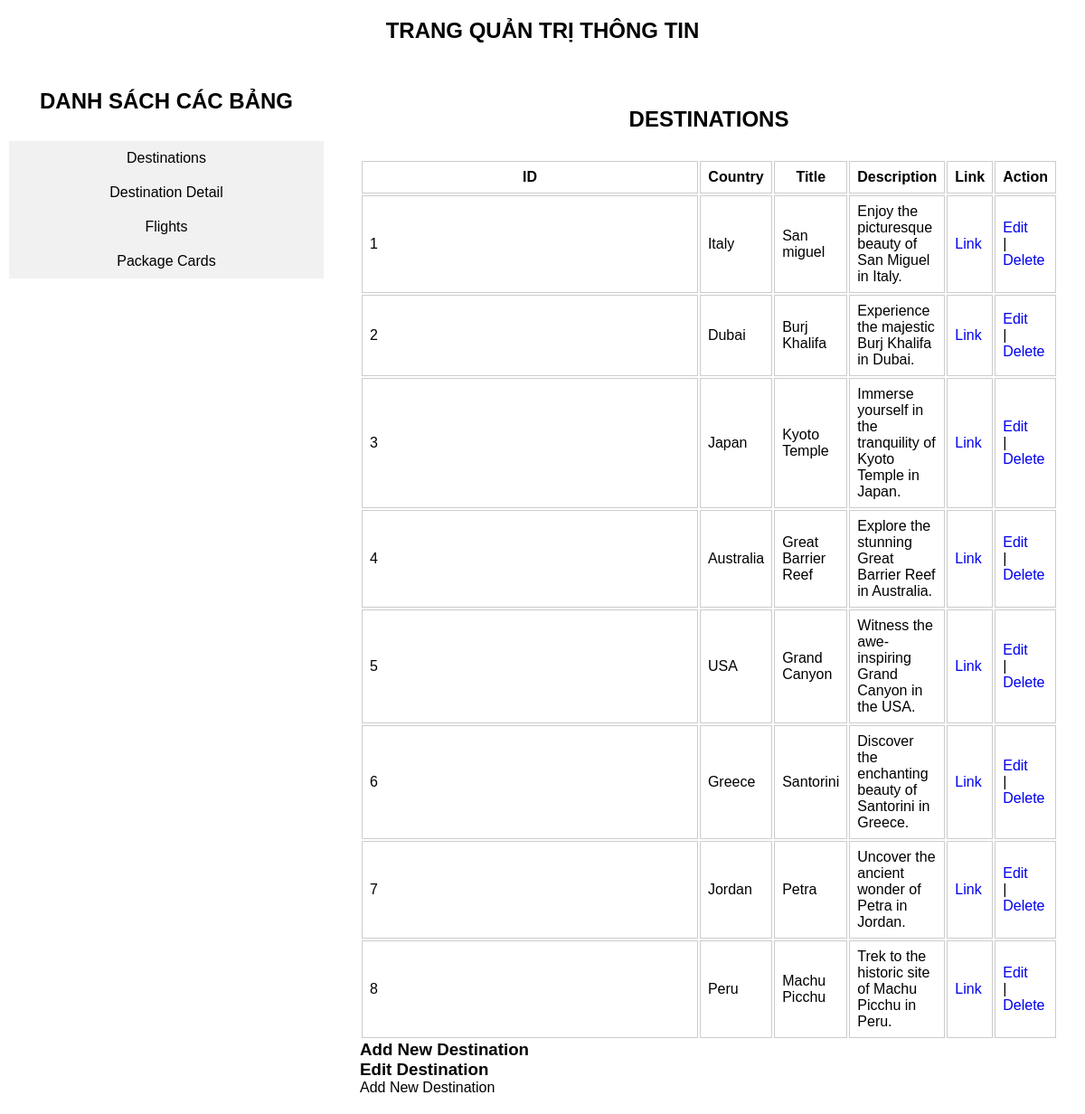
Screenshot of /tourly-master/admin.php with the database file from the repository.
### tables this page shows
CREATE TABLE `destinations` (
  `id` int(11) NOT NULL,
  `destination` varchar(255) NOT NULL,
  `country` varchar(255) NOT NULL,
  `title` varchar(255) NOT NULL,
  `description` text NOT NULL,
  `link` varchar(255) NOT NULL
);

### tourly-master/admin.php (the view, shortened to what this page needs)
<?php
$servername = "localhost";
$username = "root";
$password = "";
$dbname = "travelbooking";
$conn = new mysqli($servername, $username, $password, $dbname);
?>
<!DOCTYPE html>
<html lang="en">
<head>
    <link rel="stylesheet" href="./assets/css/style.css">
</head>
<body>
    <div class="admin_container">
        <h2>Trang quản trị thông tin</h2>
        <div class="tabs">
            <div class="sidebar_container">
                <h2>Danh sách các bảng</h2>
                <button class="tab-button" onclick="openTab(event, 'tab1')">Destinations</button>
                <button class="tab-button" onclick="openTab(event, 'tab2')">Destination Detail</button>
                <button class="tab-button" onclick="openTab(event, 'tab3')">Flights</button>
                <button class="tab-button" onclick="openTab(event, 'tab4')">Package Cards</button>
            </div>
            <div class="content_container">
                <div id="tab1" class="tab-content">
                    <h2>Destinations</h2>
                    <table>
                        <tr>
                            <th>ID</th>
                            <th>Country</th>
                            <th>Title</th>
                            <th>Description</th>
                            <th>Link</th>
                            <th>Action</th>
                        </tr>
                        <?php
                        $sql = "SELECT id, country, title, description, link FROM destinations";
                        $result = $conn->query($sql);
                        if ($result->num_rows > 0) {
                            while ($row = $result->fetch_assoc()) {
                                echo "<tr>";
                                echo "<td>" . $row["id"] . "</td>";
                                echo "<td>" . $row["country"] . "</td>";
                                echo "<td>" . $row["title"] . "</td>";
                                echo "<td>" . $row["description"] . "</td>";
                                echo "<td><a href='" . $row["link"] . "'>Link</a></td>";
                                echo "<td><a href='javascript:void(0)' onclick='editDestination(" . $row["id"] . ")'>Edit</a> | <a href='admin.php?action=delete_destination&destination_id=" . $row["id"] . "'>Delete</a></td>";
                                echo "</tr>";
                            }
                        } else {
                            echo "Không có dữ liệu trong bảng Destination.";
                        }
                        ?>
                    </table>
                    <h3>Add New Destination</h3>
                    <h3>Edit Destination</h3>
                    <button onclick="showAddForm()">Add New Destination</button>
                </div>
            </div>
        </div>
    </div>
</body>
</html>

### tourly-master/assets/css/style.css (style rules this page uses)
:root { --united-nations-blue: hsl(214, 56%, 58%); --bright-navy-blue: hsl(214, 57%, 51%); --spanish-gray: hsl(0, 0%, 60%); --black-coral: hsl(225, 8%, 42%); --oxford-blue: hsl(208, 97%, 12%); --yale-blue: hsl(214, 72%, 33%); --blue-ncs: hsl(197, 100%, 36%); --gunmetal: hsl(206, 34%, 20%); --gainsboro: hsl(0, 0%, 88%); --cultured: hsl(0, 0%, 98%); --white: hsl(0, 0%, 100%); --black: hsl(0, 0%, 0%); --onyx: hsl(0, 0%, 25%); --jet: hsl(0, 0%, 20%); --ff-poppins: "Poppins", sans-serif; --ff-montserrat: "Montserrat", sans-serif; --fs-1: calc(20px + 3.5vw); --fs-2: calc(18px + 1.6vw); --fs-3: calc(16px + 0.45vw); --fs-4: 15px; --fs-5: 14px; --fs-6: 13px; --fs-7: 12px; --fs-8: 11px; --fw-500: 500; --fw-600: 600; --fw-700: 700; --fw-800: 800; --transition: 0.25s ease-in-out; --section-padding: 60px; --radius-15: 15px; --radius-25: 25px; }
*, *::before, *::after { margin: 0; padding: 0; box-sizing: border-box; }
a { text-decoration: none; }
a, img, span, input, label, button, ion-icon { display: block; }
input, button { background: none; border: none; font: inherit; }
button { cursor: pointer; }
html { font-family: var(--ff-poppins); scroll-behavior: smooth; }
body { background: var(--white); }
@media (min-width: 768px) { :root { --fs-5: 15px; } }
.admin_container { max-width: 1180px; margin: auto; }
.admin_container h2 { padding-top: 20px; text-align: center; padding-bottom: 30px; text-transform: uppercase; }
.admin_container .tabs { width: 100%; }
.admin_container .tabs .sidebar_container { width: 30%; }
.admin_container .tabs .content_container { width: 70%; }
.tabs { display: flex; flex-direction: row; gap: 20px; }
.tab-button { width: 100%; background-color: #f1f1f1; border: none; padding: 10px 20px; cursor: pointer; }
.tab-content { display: none; padding: 20px; }
table { table-layout: fixed; }
table th, table td { width: 20%; padding: 8px; border: 1px solid #ccc; }
table th, table td img { width: 100%; }
@media (min-width: 1200px) { :root { --section-padding: 100px; } }

### rows the page displays
destinations: id "1", country "Italy", title "San miguel", description "Enjoy the picturesque beauty of San Miguel in Italy."
destinations: id "2", country "Dubai", title "Burj Khalifa", description "Experience the majestic Burj Khalifa in Dubai."
destinations: id "3", country "Japan", title "Kyoto Temple", description "Immerse yourself in the tranquility of Kyoto Temple in Japan."
destinations: id "4", country "Australia", title "Great Barrier Reef", description "Explore the stunning Great Barrier Reef in Australia."
destinations: id "5", country "USA", title "Grand Canyon", description "Witness the awe-inspiring Grand Canyon in the USA."
destinations: id "6", country "Greece", title "Santorini", description "Discover the enchanting beauty of Santorini in Greece."
destinations: id "7", country "Jordan", title "Petra", description "Uncover the ancient wonder of Petra in Jordan."
destinations: id "8", country "Peru", title "Machu Picchu", description "Trek to the historic site of Machu Picchu in Peru."
